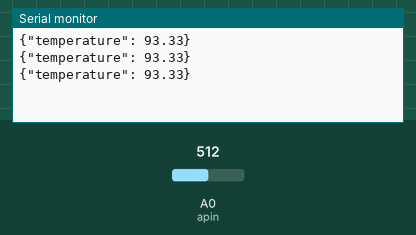
This sketch was run on a simulated Arduino Uno, built with avr-gcc and run on an emulated ATmega328P. Shown: the last lines printed to the serial monitor. The inputs (shaded band) are chosen by the test bench; at power-on: A0 (apin) = 512.

Above: at 1.3 s.
1.4 s: A0 (apin) set to 716
At 1.9 s:
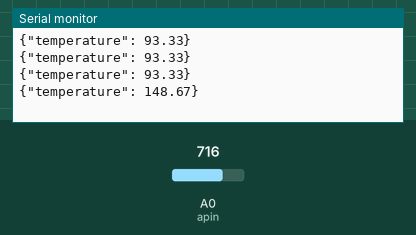
2.9 s: A0 (apin) set to 900
At 3.4 s:
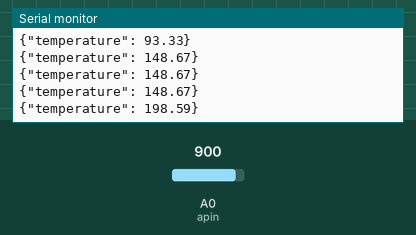
Timing chart, 0 to 5.9 s (numbered marks = the images above; inputs shaded):
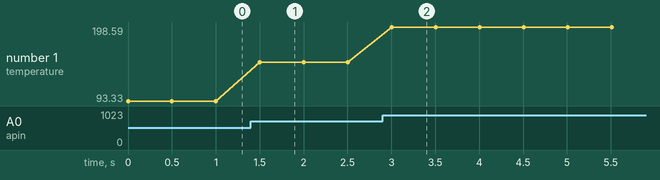

The sketch:

thermistor2serial.ino
```cpp
const int power = 7;
const int apin  = A0;

void setup() {
    // setup serial port
    Serial.begin(9600);

    // turn on sensing circuitry
    pinMode(power, OUTPUT);
    digitalWrite(power, HIGH);
}

float analog2temperature () {
  float f = (analogRead(apin)*5/1024.0 - 0.5)/0.01;
  float c = (f-32)*5/9;
  return c;
}

void loop() {
    Serial.print("{\"temperature\": ");
    Serial.print(analog2temperature());
    Serial.println("}");
    delay(500);
}
```

Measured:
- after the input at 1.4 s, the serial monitor: prints a new line after 0.10 s (image 1)
- after the input at 2.9 s, the serial monitor: prints a new line after 0.10 s (image 2)
- plotted number 1: 93.33 → 148.67 after the input at 1.4 s, 148.67 → 198.59 after the input at 2.9 s
